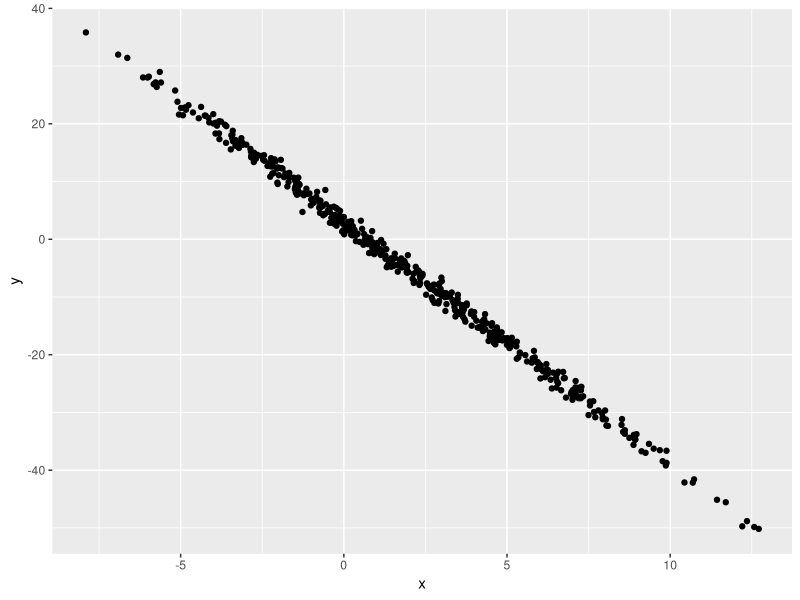

This figure's R source:
## ---- chunk 1
samp = rnorm(100)
length(samp)
## ---- chunk 2
# eval means, echo means the code, message means warnings or other messages, include means everything
library(tidyverse)

plot_df = tibble(
  x = rnorm(500, mean=2, sd=4),
  y = 3 - 4.2 * x + rnorm(500)
)

ggplot(plot_df, aes(x=x,y=y)) + geom_point()
